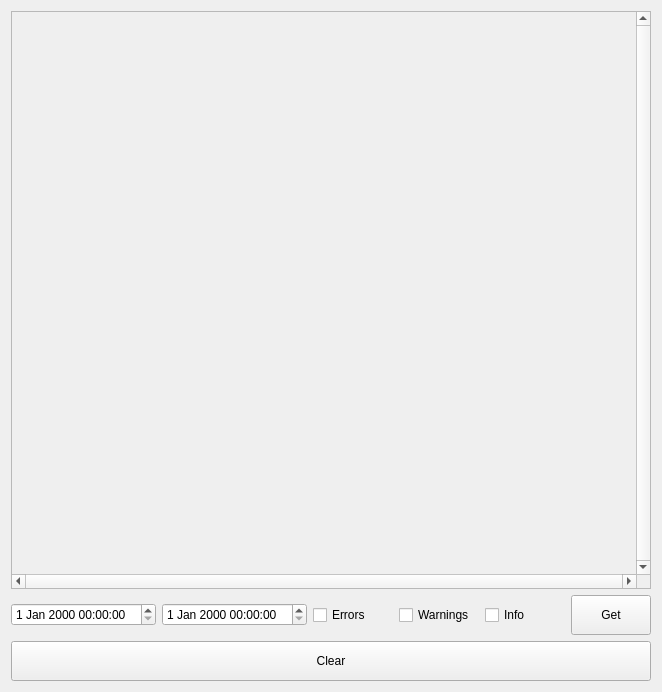
<?xml version="1.0" encoding="UTF-8"?>
<ui version="4.0">
 <class>Gui</class>
 <widget class="QWidget" name="Gui">
  <property name="geometry">
   <rect>
    <x>0</x>
    <y>0</y>
    <width>662</width>
    <height>692</height>
   </rect>
  </property>
  <property name="sizePolicy">
   <sizepolicy hsizetype="Maximum" vsizetype="Maximum">
    <horstretch>0</horstretch>
    <verstretch>0</verstretch>
   </sizepolicy>
  </property>
  <property name="maximumSize">
   <size>
    <width>1900</width>
    <height>810</height>
   </size>
  </property>
  <property name="windowTitle">
   <string>Form</string>
  </property>
  <property name="styleSheet">
   <string notr="true"/>
  </property>
  <layout class="QVBoxLayout" name="verticalLayout">
   <item>
    <widget class="QScrollArea" name="scrollArea">
     <property name="styleSheet">
      <string notr="true"/>
     </property>
     <property name="verticalScrollBarPolicy">
      <enum>Qt::ScrollBarAlwaysOn</enum>
     </property>
     <property name="horizontalScrollBarPolicy">
      <enum>Qt::ScrollBarAlwaysOn</enum>
     </property>
     <property name="sizeAdjustPolicy">
      <enum>QAbstractScrollArea::AdjustToContents</enum>
     </property>
     <property name="widgetResizable">
      <bool>true</bool>
     </property>
     <widget class="QWidget" name="scrollAreaWidgetContents">
      <property name="geometry">
       <rect>
        <x>0</x>
        <y>0</y>
        <width>628</width>
        <height>564</height>
       </rect>
      </property>
     </widget>
    </widget>
   </item>
   <item>
    <layout class="QHBoxLayout" name="horizontalLayout">
     <item>
      <widget class="QDateTimeEdit" name="dateTimeEdit_from"/>
     </item>
     <item>
      <widget class="QDateTimeEdit" name="dateTimeEdit_to"/>
     </item>
     <item>
      <widget class="QCheckBox" name="checkBox_errors">
       <property name="text">
        <string>Errors</string>
       </property>
      </widget>
     </item>
     <item>
      <widget class="QCheckBox" name="checkBox_warnings">
       <property name="text">
        <string>Warnings</string>
       </property>
      </widget>
     </item>
     <item>
      <widget class="QCheckBox" name="checkBox_info">
       <property name="text">
        <string>Info</string>
       </property>
      </widget>
     </item>
     <item>
      <widget class="QPushButton" name="pushButton_get">
       <property name="minimumSize">
        <size>
         <width>0</width>
         <height>40</height>
        </size>
       </property>
       <property name="text">
        <string>Get</string>
       </property>
      </widget>
     </item>
    </layout>
   </item>
   <item>
    <widget class="QPushButton" name="pushButton_clear">
     <property name="minimumSize">
      <size>
       <width>0</width>
       <height>40</height>
      </size>
     </property>
     <property name="text">
      <string>Clear</string>
     </property>
    </widget>
   </item>
  </layout>
 </widget>
 <resources/>
 <connections/>
</ui>
